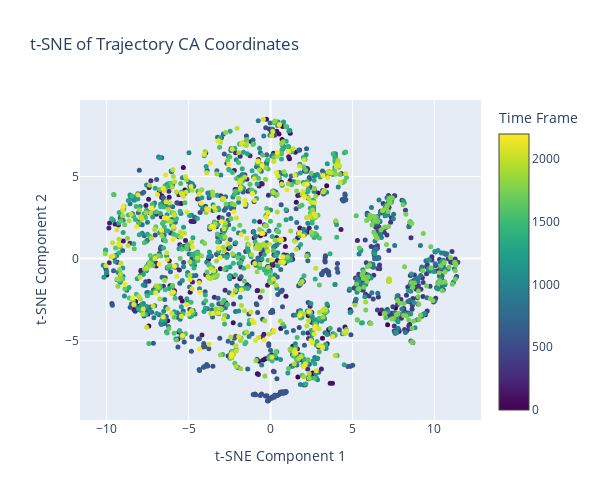

This figure's notebook cell:
### Markdown cell above
### 7.2. t-SNE Dimensionality Reduction

### Code cell
from sklearn.manifold import TSNE
import plotly.express as px

# Reduce dimensionality to 2 components using t-SNE
# n_samples should be greater than perplexity; adjust perplexity if needed for small N.
perplexity_val = min(30.0, float(n_samples - 1)) if n_samples > 1 else 5.0
if n_samples <= 1 : print("Warning: t-SNE requires multiple samples. Using dummy embedding if n_samples <=1")

tsne = TSNE(n_components=2, random_state=42, perplexity=perplexity_val, max_iter=300, init='pca', learning_rate='auto')
if n_samples > 1 and scaled_features_coords.shape[0] > 0:
    tsne_embedding = tsne.fit_transform(scaled_features_coords)
    print(f"\nt-SNE with Scikit-learn (on CA coordinates):")
    print(f"Shape of t-SNE embedding: {tsne_embedding.shape}")

    fig = go.Figure()
    fig.add_trace(go.Scatter(
        x=tsne_embedding[:, 0],
        y=tsne_embedding[:, 1],
        mode='markers',
        marker=dict(
            size=5,  # Reduced marker size
            color=np.arange(traj.nframe),
            colorscale='Viridis',  # より時系列の変化がわかりやすいカラースケール
            showscale=True,
            colorbar=dict(title="Time Frame")  # Added colorbar title
        ),
        text=[f'Frame {i}' for i in range(traj.nframe)]
    ))

    fig.update_layout(
        title="t-SNE of Trajectory CA Coordinates",
        xaxis_title="t-SNE Component 1",
        yaxis_title="t-SNE Component 2",
        showlegend=False,
        width=600,  # Adjusted width for a more square aspect ratio
        height=500  # Adjusted height for a more square aspect ratio
    )

    fig.show()
    print("Plotly plot for t-SNE generated.")
else:
    tsne_embedding = np.random.rand(n_samples, 2) # Dummy for plotting if no data
    print("Skipping t-SNE calculation due to insufficient samples or features.")

### Figure 1 — Plotly figure (JSON) as saved in the notebook; plotly's stock layout.template omitted (floating-point values rounded to 4 significant figures; data arrays with more than 128 entries replaced by an {"elided": "..."} marker saying what was removed)
{"data": [{"marker": {"color": {"elided": "2200 int values"}, "colorbar": {"title": {"text": "Time Frame"}}, "colorscale": [[0, "#440154"], [0.1111, "#482878"], [0.2222, "#3e4989"], [0.3333, "#31688e"], [0.4444, "#26828e"], [0.5556, "#1f9e89"], [0.6667, "#35b779"], [0.7778, "#6ece58"], [0.8889, "#b5de2b"], [1, "#fde725"]], "showscale": true, "size": 5}, "mode": "markers", "text": {"elided": "2200 str values"}, "type": "scatter", "x": {"elided": "2200 float values"}, "y": {"elided": "2200 float values"}}], "layout": {"height": 500, "showlegend": false, "title": {"text": "t-SNE of Trajectory CA Coordinates"}, "width": 600, "xaxis": {"title": {"text": "t-SNE Component 1"}}, "yaxis": {"title": {"text": "t-SNE Component 2"}}}}
